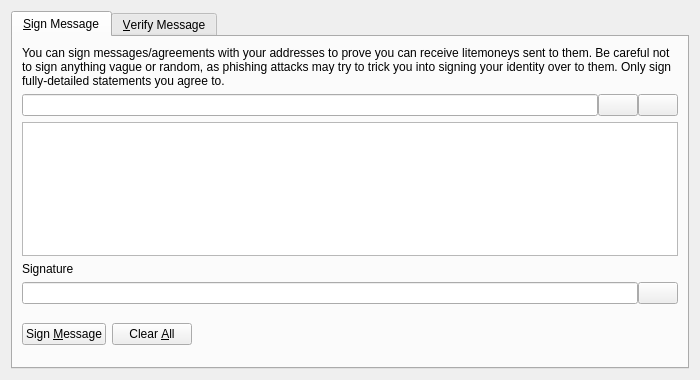
<?xml version="1.0" encoding="UTF-8"?>
<ui version="4.0">
 <class>SignVerifyMessageDialog</class>
 <widget class="QDialog" name="SignVerifyMessageDialog">
  <property name="geometry">
   <rect>
    <x>0</x>
    <y>0</y>
    <width>700</width>
    <height>380</height>
   </rect>
  </property>
  <property name="windowTitle">
   <string>Signatures - Sign / Verify a Message</string>
  </property>
  <property name="modal">
   <bool>true</bool>
  </property>
  <layout class="QVBoxLayout" name="verticalLayout">
   <item>
    <widget class="QTabWidget" name="tabWidget">
     <property name="currentIndex">
      <number>0</number>
     </property>
     <widget class="QWidget" name="tabSignMessage">
      <attribute name="title">
       <string>&amp;Sign Message</string>
      </attribute>
      <layout class="QVBoxLayout" name="verticalLayout_SM">
       <item>
        <widget class="QLabel" name="infoLabel_SM">
         <property name="text">
          <string>You can sign messages/agreements with your addresses to prove you can receive litemoneys sent to them. Be careful not to sign anything vague or random, as phishing attacks may try to trick you into signing your identity over to them. Only sign fully-detailed statements you agree to.</string>
         </property>
         <property name="textFormat">
          <enum>Qt::PlainText</enum>
         </property>
         <property name="wordWrap">
          <bool>true</bool>
         </property>
        </widget>
       </item>
       <item>
        <layout class="QHBoxLayout" name="horizontalLayout_1_SM">
         <property name="spacing">
          <number>0</number>
         </property>
         <item>
          <widget class="QValidatedLineEdit" name="addressIn_SM">
           <property name="toolTip">
            <string>The Litemoney address to sign the message with</string>
           </property>
          </widget>
         </item>
         <item>
          <widget class="QPushButton" name="addressBookButton_SM">
           <property name="toolTip">
            <string>Choose previously used address</string>
           </property>
           <property name="text">
            <string/>
           </property>
           <property name="icon">
            <iconset resource="../bitcoin.qrc">
             <normaloff>:/icons/address-book</normaloff>:/icons/address-book</iconset>
           </property>
           <property name="shortcut">
            <string>Alt+A</string>
           </property>
           <property name="autoDefault">
            <bool>false</bool>
           </property>
          </widget>
         </item>
         <item>
          <widget class="QPushButton" name="pasteButton_SM">
           <property name="toolTip">
            <string>Paste address from clipboard</string>
           </property>
           <property name="text">
            <string/>
           </property>
           <property name="icon">
            <iconset resource="../bitcoin.qrc">
             <normaloff>:/icons/editpaste</normaloff>:/icons/editpaste</iconset>
           </property>
           <property name="shortcut">
            <string>Alt+P</string>
           </property>
           <property name="autoDefault">
            <bool>false</bool>
           </property>
          </widget>
         </item>
        </layout>
       </item>
       <item>
        <widget class="QPlainTextEdit" name="messageIn_SM">
         <property name="toolTip">
          <string>Enter the message you want to sign here</string>
         </property>
        </widget>
       </item>
       <item>
        <widget class="QLabel" name="signatureLabel_SM">
         <property name="text">
          <string>Signature</string>
         </property>
         <property name="textFormat">
          <enum>Qt::PlainText</enum>
         </property>
        </widget>
       </item>
       <item>
        <layout class="QHBoxLayout" name="horizontalLayout_2_SM">
         <property name="spacing">
          <number>0</number>
         </property>
         <item>
          <widget class="QLineEdit" name="signatureOut_SM">
           <property name="font">
            <font>
             <italic>true</italic>
            </font>
           </property>
           <property name="readOnly">
            <bool>true</bool>
           </property>
          </widget>
         </item>
         <item>
          <widget class="QPushButton" name="copySignatureButton_SM">
           <property name="toolTip">
            <string>Copy the current signature to the system clipboard</string>
           </property>
           <property name="text">
            <string/>
           </property>
           <property name="icon">
            <iconset resource="../bitcoin.qrc">
             <normaloff>:/icons/editcopy</normaloff>:/icons/editcopy</iconset>
           </property>
           <property name="autoDefault">
            <bool>false</bool>
           </property>
          </widget>
         </item>
        </layout>
       </item>
       <item>
        <layout class="QHBoxLayout" name="horizontalLayout_3_SM">
         <item>
          <widget class="QPushButton" name="signMessageButton_SM">
           <property name="toolTip">
            <string>Sign the message to prove you own this Litemoney address</string>
           </property>
           <property name="text">
            <string>Sign &amp;Message</string>
           </property>
           <property name="icon">
            <iconset resource="../bitcoin.qrc">
             <normaloff>:/icons/edit</normaloff>:/icons/edit</iconset>
           </property>
           <property name="autoDefault">
            <bool>false</bool>
           </property>
          </widget>
         </item>
         <item>
          <widget class="QPushButton" name="clearButton_SM">
           <property name="toolTip">
            <string>Reset all sign message fields</string>
           </property>
           <property name="text">
            <string>Clear &amp;All</string>
           </property>
           <property name="icon">
            <iconset resource="../bitcoin.qrc">
             <normaloff>:/icons/remove</normaloff>:/icons/remove</iconset>
           </property>
           <property name="autoDefault">
            <bool>false</bool>
           </property>
          </widget>
         </item>
         <item>
          <spacer name="horizontalSpacer_1_SM">
           <property name="orientation">
            <enum>Qt::Horizontal</enum>
           </property>
           <property name="sizeHint" stdset="0">
            <size>
             <width>40</width>
             <height>48</height>
            </size>
           </property>
          </spacer>
         </item>
         <item>
          <widget class="QLabel" name="statusLabel_SM">
           <property name="font">
            <font>
             <weight>75</weight>
             <bold>true</bold>
            </font>
           </property>
           <property name="text">
            <string/>
           </property>
           <property name="wordWrap">
            <bool>true</bool>
           </property>
          </widget>
         </item>
         <item>
          <spacer name="horizontalSpacer_2_SM">
           <property name="orientation">
            <enum>Qt::Horizontal</enum>
           </property>
           <property name="sizeHint" stdset="0">
            <size>
             <width>40</width>
             <height>48</height>
            </size>
           </property>
          </spacer>
         </item>
        </layout>
       </item>
      </layout>
     </widget>
     <widget class="QWidget" name="tabVerifyMessage">
      <attribute name="title">
       <string>&amp;Verify Message</string>
      </attribute>
      <layout class="QVBoxLayout" name="verticalLayout_VM">
       <item>
        <widget class="QLabel" name="infoLabel_VM">
         <property name="text">
          <string>Enter the receiver's address, message (ensure you copy line breaks, spaces, tabs, etc. exactly) and signature below to verify the message. Be careful not to read more into the signature than what is in the signed message itself, to avoid being tricked by a man-in-the-middle attack. Note that this only proves the signing party receives with the address, it cannot prove sendership of any transaction!</string>
         </property>
         <property name="textFormat">
          <enum>Qt::PlainText</enum>
         </property>
         <property name="alignment">
          <set>Qt::AlignLeading|Qt::AlignLeft|Qt::AlignTop</set>
         </property>
         <property name="wordWrap">
          <bool>true</bool>
         </property>
        </widget>
       </item>
       <item>
        <layout class="QHBoxLayout" name="horizontalLayout_1_VM">
         <property name="spacing">
          <number>0</number>
         </property>
         <item>
          <widget class="QValidatedLineEdit" name="addressIn_VM">
           <property name="toolTip">
            <string>The Litemoney address the message was signed with</string>
           </property>
          </widget>
         </item>
         <item>
          <widget class="QPushButton" name="addressBookButton_VM">
           <property name="toolTip">
            <string>Choose previously used address</string>
           </property>
           <property name="text">
            <string/>
           </property>
           <property name="icon">
            <iconset resource="../bitcoin.qrc">
             <normaloff>:/icons/address-book</normaloff>:/icons/address-book</iconset>
           </property>
           <property name="shortcut">
            <string>Alt+A</string>
           </property>
           <property name="autoDefault">
            <bool>false</bool>
           </property>
          </widget>
         </item>
        </layout>
       </item>
       <item>
        <widget class="QPlainTextEdit" name="messageIn_VM"/>
       </item>
       <item>
        <widget class="QValidatedLineEdit" name="signatureIn_VM"/>
       </item>
       <item>
        <layout class="QHBoxLayout" name="horizontalLayout_2_VM">
         <item>
          <widget class="QPushButton" name="verifyMessageButton_VM">
           <property name="toolTip">
            <string>Verify the message to ensure it was signed with the specified Litemoney address</string>
           </property>
           <property name="text">
            <string>Verify &amp;Message</string>
           </property>
           <property name="icon">
            <iconset resource="../bitcoin.qrc">
             <normaloff>:/icons/transaction_0</normaloff>:/icons/transaction_0</iconset>
           </property>
           <property name="autoDefault">
            <bool>false</bool>
           </property>
          </widget>
         </item>
         <item>
          <widget class="QPushButton" name="clearButton_VM">
           <property name="toolTip">
            <string>Reset all verify message fields</string>
           </property>
           <property name="text">
            <string>Clear &amp;All</string>
           </property>
           <property name="icon">
            <iconset resource="../bitcoin.qrc">
             <normaloff>:/icons/remove</normaloff>:/icons/remove</iconset>
           </property>
           <property name="autoDefault">
            <bool>false</bool>
           </property>
          </widget>
         </item>
         <item>
          <spacer name="horizontalSpacer_1_VM">
           <property name="orientation">
            <enum>Qt::Horizontal</enum>
           </property>
           <property name="sizeHint" stdset="0">
            <size>
             <width>40</width>
             <height>48</height>
            </size>
           </property>
          </spacer>
         </item>
         <item>
          <widget class="QLabel" name="statusLabel_VM">
           <property name="font">
            <font>
             <weight>75</weight>
             <bold>true</bold>
            </font>
           </property>
           <property name="text">
            <string/>
           </property>
           <property name="wordWrap">
            <bool>true</bool>
           </property>
          </widget>
         </item>
         <item>
          <spacer name="horizontalSpacer_2_VM">
           <property name="orientation">
            <enum>Qt::Horizontal</enum>
           </property>
           <property name="sizeHint" stdset="0">
            <size>
             <width>40</width>
             <height>48</height>
            </size>
           </property>
          </spacer>
         </item>
        </layout>
       </item>
      </layout>
     </widget>
    </widget>
   </item>
  </layout>
 </widget>
 <customwidgets>
  <customwidget>
   <class>QValidatedLineEdit</class>
   <extends>QLineEdit</extends>
   <header>qvalidatedlineedit.h</header>
  </customwidget>
 </customwidgets>
 <resources>
  <include location="../bitcoin.qrc"/>
 </resources>
 <connections/>
</ui>
